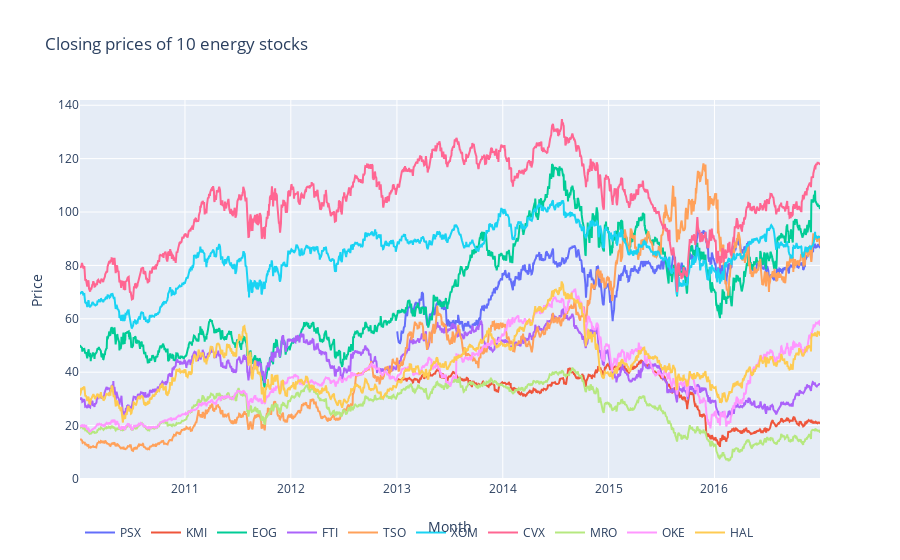

Notebook code cell kept with this figure:
### Code cell
plt_data = []
for stock in np.random.choice(stock_data[stock_data['GICS Sector'] == 'Energy']['symbol'].unique(), 10):
    energy_df = stock_data[stock_data['symbol'] == stock]
    
    plt_data.append(go.Scatter(
        x = energy_df['date'].values,
        y = energy_df['close'].values,
        name = stock
    ))
    
layout = go.Layout(dict(title = 'Closing prices of 10 energy stocks',
                       xaxis = dict(title = 'Month'),
                       yaxis = dict(title = 'Price'),
                       ), legend = dict(orientation = 'h'))
py.iplot(dict(data=plt_data, layout=layout), filename='basic-line')

### Figure 1 — Plotly figure (JSON) as saved in the notebook; plotly's stock layout.template omitted (floating-point values rounded to 4 significant figures; data arrays with more than 128 entries replaced by an {"elided": "..."} marker saying what was removed)
{"data": [{"name": "PSX", "type": "scatter", "x": {"elided": "1008 str values"}, "y": {"elided": "1008 float values"}}, {"name": "KMI", "type": "scatter", "x": {"elided": "1008 str values"}, "y": {"elided": "1008 float values"}}, {"name": "EOG", "type": "scatter", "x": {"elided": "1762 str values"}, "y": {"elided": "1762 float values"}}, {"name": "FTI", "type": "scatter", "x": {"elided": "1762 str values"}, "y": {"elided": "1762 float values"}}, {"name": "TSO", "type": "scatter", "x": {"elided": "1762 str values"}, "y": {"elided": "1762 float values"}}, {"name": "XOM", "type": "scatter", "x": {"elided": "1762 str values"}, "y": {"elided": "1762 float values"}}, {"name": "CVX", "type": "scatter", "x": {"elided": "1762 str values"}, "y": {"elided": "1762 float values"}}, {"name": "MRO", "type": "scatter", "x": {"elided": "1762 str values"}, "y": {"elided": "1762 float values"}}, {"name": "OKE", "type": "scatter", "x": {"elided": "1762 str values"}, "y": {"elided": "1762 float values"}}, {"name": "HAL", "type": "scatter", "x": {"elided": "1762 str values"}, "y": {"elided": "1762 float values"}}], "layout": {"legend": {"orientation": "h"}, "title": {"text": "Closing prices of 10 energy stocks"}, "xaxis": {"title": {"text": "Month"}}, "yaxis": {"title": {"text": "Price"}}}}
